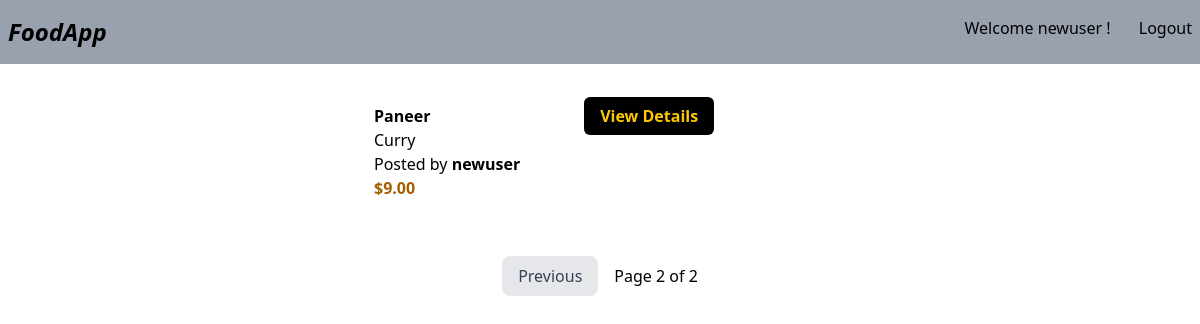
The page /myapp/?page=2 (signed in) on the database its author committed.
### myapp/models.py (models this page shows, shortened)
class Item(models.Model):
    class Meta:
        indexes = [models.Index(fields = ['user_name','item_price'])]
    user_name = models.ForeignKey(User, on_delete=models.CASCADE, default=1)
    item_name = models.CharField(max_length=200, db_index=True)
    item_desc = models.CharField()
    item_price = models.DecimalField(max_digits=6, decimal_places=2, db_index=True)
    item_image = models.URLField(max_length=500, default='https://www.svgrepo.com/show/66980/fast-food-placeholder.svg')
    is_available = models.BooleanField(default=True)
    created_at = models.DateTimeField(auto_now_add=True)
    is_deleted = models.BooleanField(default=False)
    deleted_at = models.DateTimeField(blank=True, null=True) #Saves timestamp of when deleted
    objects = ItemManager()
    all_objects = models.Manager()

### myapp/views.py (the view)
# urls.py: path('',views.index, name='index'),
@login_required()
def index(request):
    item_list = Item.objects.all()
    paginator = Paginator(item_list, 5)
    page_number = request.GET.get("page")
    page_obj = paginator.get_page(page_number)
    context = {'page_obj':page_obj}
    return render(request, "myapp/index.html", context)

### myapp/managers.py (called while the page is built)
    def get_queryset(self):
        return super().get_queryset().filter(is_deleted=False)

### myapp/templates/myapp/index.html (shortened to what this page needs)
{% extends 'myapp/base.html' %}
{% block body %}
<div>
    {% for item in page_obj %}
        <div class="m-10 flex mx-auto w-3/4">
            <div>
            </div>
            <div class="mx-16">
                <div class="font-bold">{{item.item_name}}</div>
                <div>{{item.item_desc}}</div>
                <div>Posted by <b>{{item.user_name}}</b></div>
                <div class="text-yellow-700 font-bold">${{item.item_price}}</div>
            </div>
            <div ><a class="bg-black text-yellow-400 font-bold px-4 py-2 rounded-md" href="{% url 'myapp:detail' item.id %}">View Details</a></div>
        </div>
    {% endfor %}
</div>
<div class="flex items-center justify-center space-x-4 py-4">
    {% if page_obj.has_previous %}
        <a href="?page={{page_obj.previous_page_number}}" class="px-4 py-2 rounded-lg bg-gray-200 text-gray-700 hover:bg-gray-300 transition">Previous</a>
    {% endif %}
    <span>Page {{page_obj.number}} of {{page_obj.paginator.num_pages}}</span>
</div>
{% endblock %}

### myapp/templates/myapp/base.html (shortened to what this page needs)
<!doctype html>
<html lang="en">
  <head>
    <script src="https://cdn.jsdelivr.net/npm/@tailwindcss/browser@4"></script>
  </head>
  <body>
    <nav class="bg-gray-400">
      <div class="flex justify-between px-2 py-4">
        <a href="" class="font-bold italic text-2xl">FoodApp</a>
        <div class="space-x-6">
          <a href="{% url 'profile' %}">Welcome {{user.username}} !</a>
          {% if user.is_authenticated %}
            <a href="{% url 'logout' %}">Logout</a>
          {% else %}
            <a href="{% url 'login' %}">Login</a>
          {% endif %}
        </div>
      </div>
    </nav>
    {% block body %}
    {% endblock %}
  </body>
</html>

### rows shown on the page
Item: item_name "Paneer", item_desc "Curry", user_name "newuser", item_price "9.00"

### other values the page prints
{{ user.username }} "newuser"
{{ page_obj.number }} "2"
{{ page_obj.paginator.num_pages }} "2"
